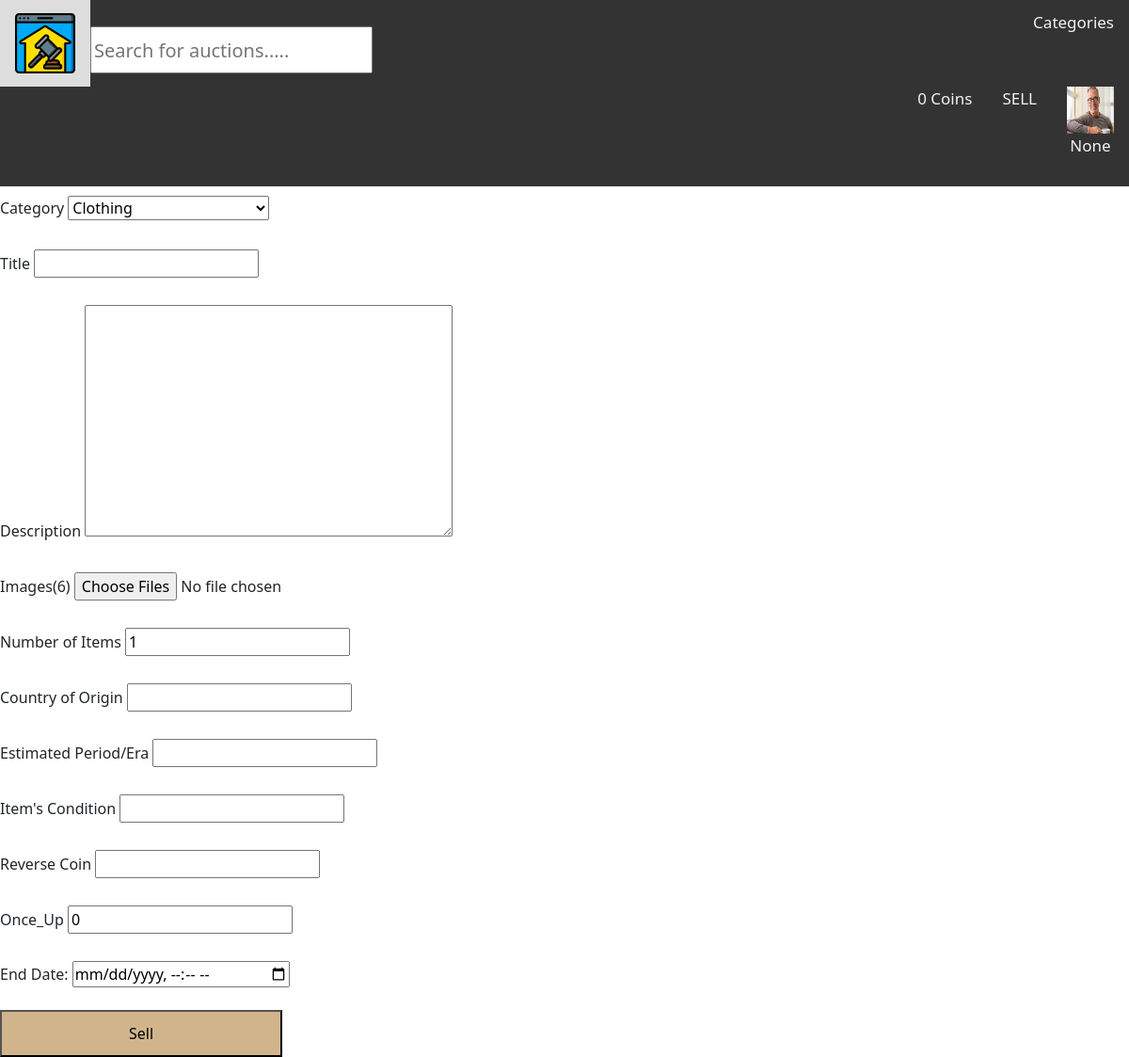
The page /sell/ (signed in) on the database its author committed.
### app_reg_login/models.py (models this page shows)
class User(AbstractUser):
    name = models.CharField(max_length=200, null=True)
    email = models.EmailField(unique=True, null=True)
    phone = models.CharField(max_length=20)
    address = models.CharField(max_length=500, null=True)
    nrc_no = models.CharField(max_length=150, null=True)
    registered_date = models.DateTimeField(auto_now_add=True)
    avatar = models.ImageField(null=True, default="avatar.svg")
    coin_amount = models.IntegerField(default=0)
    USERNAME_FIELD = 'email'
    REQUIRED_FIELDS = ['username']

### app_reg_login/views.py (the view, shortened to what this page needs)
# urls.py: path('sell/', views.sellItem, name='sell'),
def sellItem(request):
    form = SellForm()
    items = Item.objects.all()
    context = {'form': form}
    return render(request, 'app_reg_login/sell_item.html', context)

### app_reg_login/forms.py
class SellForm(ModelForm):
    class Meta:
        model = Item
        fields = ['title', 'description', 'number_of_items', 'country_of_origin', 'estimated_era', 'item_condition', 'reverse_price', 'once_up']

### app_reg_login/templates/app_reg_login/sell_item.html (shortened to what this page needs)
{% extends 'base.html' %}
{% block content %}
    <form method="POST" action="" enctype="multipart/form-data" >
        <label>Category</label>
        <select name="category">
                <option>Clothing</option>
        </select>
        <br>
        <br>
        <label>Title</label>
        {{ form.title }}
        <br>
        <br>
        <label>Description</label>
        {{ form.description }}
        <br>
        <br>
        <label>Images(6)</label>
        <input required name="upload_images" type="file" multiple>
        <br>
        <br>
        <label>Number of Items</label>
        {{ form.number_of_items }}
        <br>
        <br>
        <label>Country of Origin</label>
        {{ form.country_of_origin }}
        <br>
            <br>
        <label>Estimated Period/Era</label>
        {{ form.estimated_era }}
        <br>
        <br>
        <label>Item's Condition</label>
        {{ form.item_condition }}
        <br>
        <br>
        <label>Reverse Coin</label>
        {{ form.reverse_price }}
        <br>
        <br>
        <label>Once_Up</label>
        {{ form.once_up }}
        <br>
        <br>
        End Date: <input type="datetime-local" name="dueDatePicker">
        <br>
        <br>
        <input type="submit" value="Sell" style="width: 300px; height: 50px; background-color: tan"/>
    </form>
{% endblock %}

### templates/navbar.html (shortened to what this page needs)
{% load static %}
    <head>
        <div class="topnav">
            <a id='home_logo' href="{% url 'home' %}">
                <img src="{% static 'images/auction_logo1.png' %}"/>
            </a>
            <h3><a href="categories.html" >Categories</a></h3>
            <form action="{% url 'search_item' %}">
                <input name='sItem' style="height: 50px; width: 300px; font-size: 20px; margin-top: 20px" placeholder="Search for auctions..... ">
            </form>
            {% if request.user.is_authenticated %}
                <a href="{% url 'profile' request.user.id %}">
                    <img width="50px" height="50px" src="{{ request.user.avatar.url }}"/>
                    <p>{{ request.user.name }}</p>
                </a>
                <a href="{% url 'sell' %}">
                    <p>SELL</p>
                </a>
                <a href="{% url 'buying_coin' %}">
                    <p>{{ request.user.coin_amount }} Coins</p>
                </a>
            {% else %}
                <a href="{% url 'login' %}">
                    <img src="{% static 'images/avatar.svg' %}"/>
                    <p>login</p>
                </a>
            {% endif %}
        </div>
    </head>

### templates/navbar.html (style rules this page uses)
.topnav { background-color: #333; overflow: hidden; margin-bottom: 10px; }
#home_logo { float: left; }
.topnav a { float: right; color: #f2f2f2; text-align: center; padding: 14px 16px; text-decoration: none; font-size: 17px; align-self: center; }

### rows shown on the page
User: user.avatar (picture), user.name "None", user.coin_amount "0"
